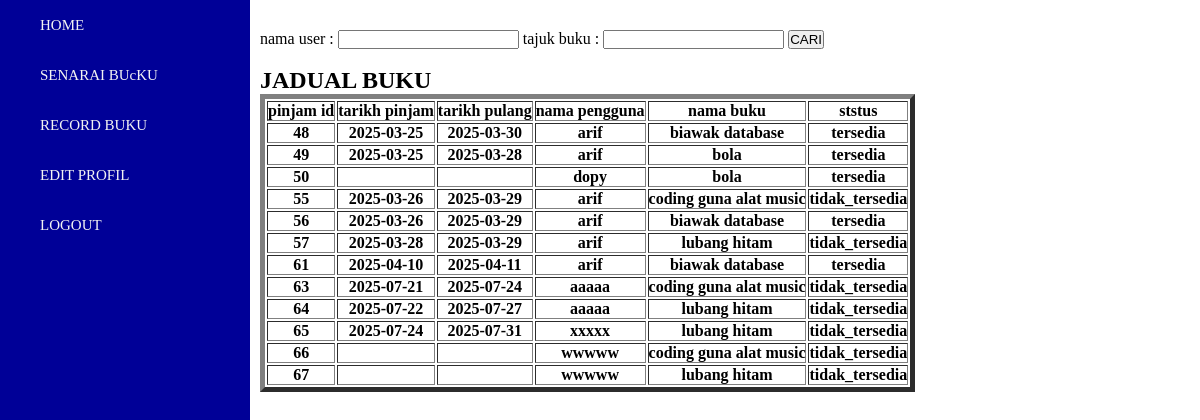
/s_senarai_full_rekot2.php, run on the app's committed database.
### tables this page shows
CREATE TABLE `pinjam` (
  `pinjam_id` int(11) NOT NULL,
  `tarikh_pinjam` date DEFAULT NULL,
  `tarikh_pulang` date DEFAULT NULL,
  `pengguna_id` int(255) NOT NULL,
  `satff_id` int(255) DEFAULT NULL,
  `buku_id` int(11) NOT NULL,
  `status` varchar(10) NOT NULL
);

CREATE TABLE `pengguna` (
  `pengguna_id` int(255) NOT NULL,
  `password` varchar(30) NOT NULL,
  `nama_pengguna` varchar(30) NOT NULL,
  `email` varchar(30) NOT NULL
);

CREATE TABLE `buku` (
  `buku_id` int(255) NOT NULL,
  `nama_buku` varchar(300) NOT NULL,
  `keterangan` varchar(500) NOT NULL,
  `harga` double(255,2) NOT NULL,
  `kategori` varchar(20) NOT NULL,
  `gambar` varchar(50) NOT NULL,
  `status` varchar(20) NOT NULL
);

### s_senarai_full_rekot2.php (the view, shortened to what this page needs)
<?php
include "conn.php";
include "s_bord.php";
$sql = "SELECT * FROM pengguna JOIN pinjam JOIN buku
        WHERE pengguna.pengguna_id = pinjam.pengguna_id AND pinjam.buku_id = buku.buku_id ";
?>
<html>
    <body>
        <div class="conten">
            <form action="s_senarai_full_rekot.php" method="POST">
                <label for="namauser">nama user : </label><input type="text" name="namauser">
                <label for="namauser">tajuk buku : </label><input type="text" name="tajukbuku">
                <button type="submit" nama="cari">CARI</button>
            </form>
            <br><h2>JADUAL BUKU</h2>
            <table border="5px">
                <tr>
                    <th>pinjam id</th>
                    <th>tarikh pinjam</th>
                    <th>tarikh pulang</th>
                    <th>nama pengguna</th>
                    <th>nama buku</th>
                    <th>ststus</th>
                </tr>
                <?php
                    $result = mysqli_query($conn,$sql);
                    while($row = mysqli_fetch_assoc($result)){
                        $pinjamid = $row["pinjam_id"];
                        $tpinjam = $row["tarikh_pinjam"];
                        $tpulang = $row["tarikh_pulang"];
                        $tersedia = $row["status"];
                        $namapengguna = $row["nama_pengguna"];
                        $namabuku = $row["nama_buku"];
                        echo "<tr>
                                <th>$pinjamid</th>
                                <th>$tpinjam</th>
                                <th>$tpulang</th>
                                <th>$namapengguna</th>
                                <th>$namabuku</th>
                                <th>$tersedia</th>
                            </tr>";
                    }
                ?>
            </table>
        </div>
    </body>
</html>

### style.css (style rules this page uses)
* { margin: 0; padding: 0; list-style: none; text-decoration: none; }
.conten { position: relative; padding-top: 30px; left: 260px; width: calc(100% - 260px); min-height: 100vh; overflow: auto; }

### data on the page
pinjam: pinjam_id "48", tarikh_pinjam "2025-03-25", tarikh_pulang "2025-03-30", pengguna.nama_pengguna "arif", buku.nama_buku "biawak database", buku.status "tersedia"
pinjam: pinjam_id "49", tarikh_pinjam "2025-03-25", tarikh_pulang "2025-03-28", pengguna.nama_pengguna "arif", buku.nama_buku "bola", buku.status "tersedia"
pinjam: pinjam_id "50", pengguna.nama_pengguna "dopy", buku.nama_buku "bola", buku.status "tersedia"
pinjam: pinjam_id "55", tarikh_pinjam "2025-03-26", tarikh_pulang "2025-03-29", pengguna.nama_pengguna "arif", buku.nama_buku "coding guna alat music", buku.status "tidak_tersedia"
pinjam: pinjam_id "56", tarikh_pinjam "2025-03-26", tarikh_pulang "2025-03-29", pengguna.nama_pengguna "arif", buku.nama_buku "biawak database", buku.status "tersedia"
pinjam: pinjam_id "57", tarikh_pinjam "2025-03-28", tarikh_pulang "2025-03-29", pengguna.nama_pengguna "arif", buku.nama_buku "lubang hitam", buku.status "tidak_tersedia"
pinjam: pinjam_id "61", tarikh_pinjam "2025-04-10", tarikh_pulang "2025-04-11", pengguna.nama_pengguna "arif", buku.nama_buku "biawak database", buku.status "tersedia"
pinjam: pinjam_id "63", tarikh_pinjam "2025-07-21", tarikh_pulang "2025-07-24", pengguna.nama_pengguna "aaaaa", buku.nama_buku "coding guna alat music", buku.status "tidak_tersedia"
pinjam: pinjam_id "64", tarikh_pinjam "2025-07-22", tarikh_pulang "2025-07-27", pengguna.nama_pengguna "aaaaa", buku.nama_buku "lubang hitam", buku.status "tidak_tersedia"
pinjam: pinjam_id "65", tarikh_pinjam "2025-07-24", tarikh_pulang "2025-07-31", pengguna.nama_pengguna "xxxxx", buku.nama_buku "lubang hitam", buku.status "tidak_tersedia"
pinjam: pinjam_id "66", pengguna.nama_pengguna "wwwww", buku.nama_buku "coding guna alat music", buku.status "tidak_tersedia"
pinjam: pinjam_id "67", pengguna.nama_pengguna "wwwww", buku.nama_buku "lubang hitam", buku.status "tidak_tersedia"
